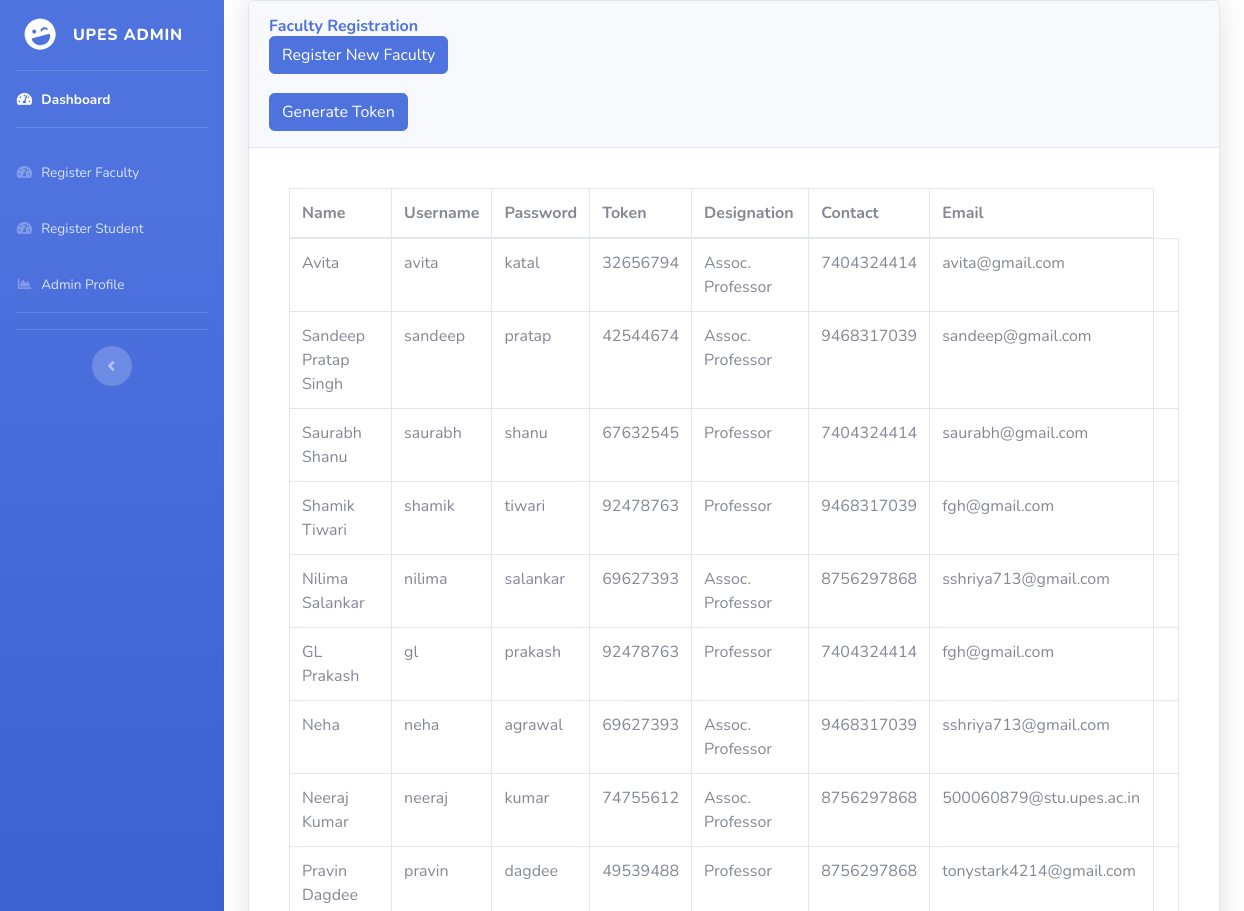
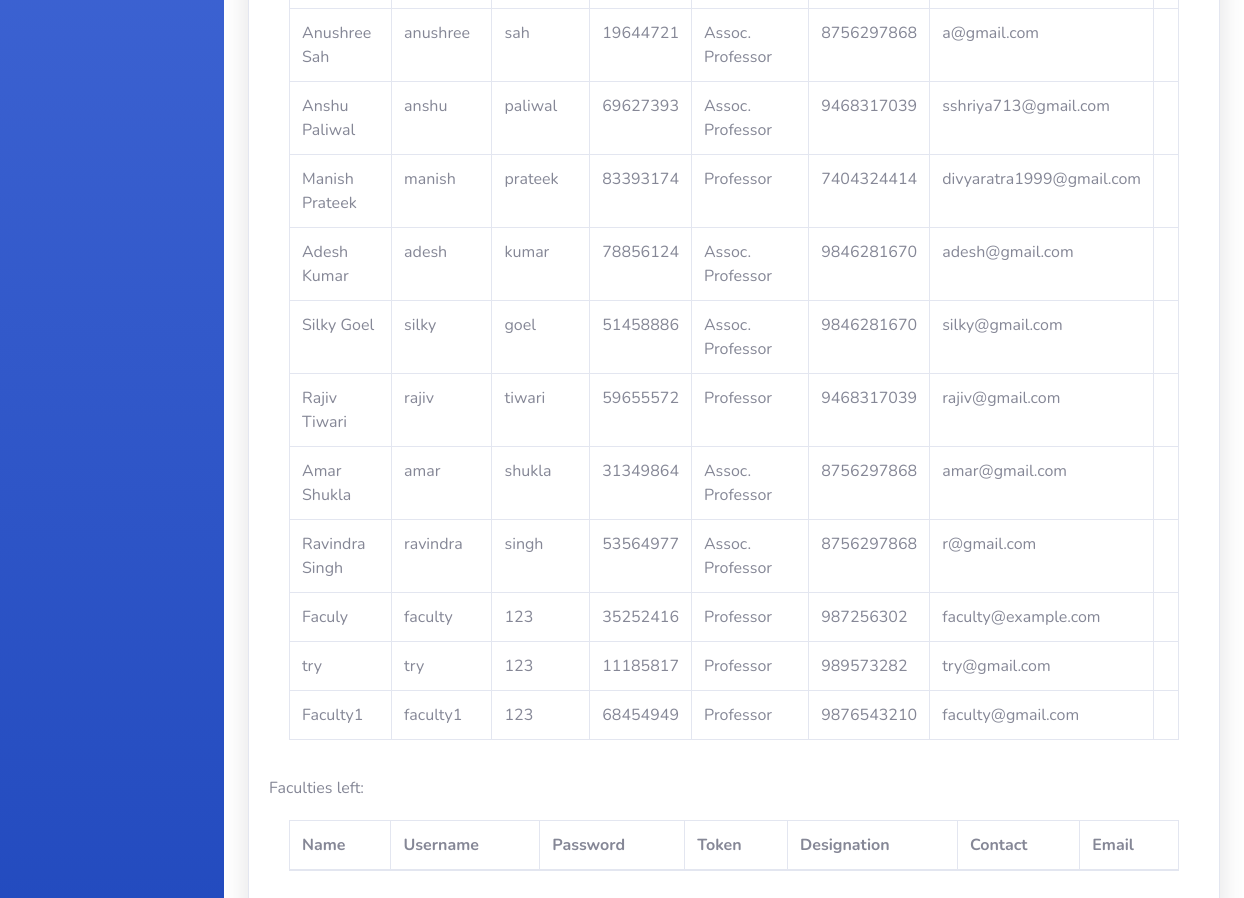
/admin/registerFaculty.php (signed in), run on the app's committed database (2 pictures, top to bottom).
### tables this page shows
CREATE TABLE `faculty` (
  `id` int(11) NOT NULL,
  `Name` varchar(60) NOT NULL,
  `Username` varchar(60) NOT NULL,
  `Password` varchar(60) NOT NULL,
  `Token` varchar(20) NOT NULL,
  `Designation` varchar(50) NOT NULL,
  `Contact` varchar(10) NOT NULL,
  `Email` varchar(80) NOT NULL,
  `Img` varchar(64) DEFAULT NULL,
  `Subject1` varchar(50) DEFAULT NULL,
  `Subject2` varchar(50) DEFAULT NULL,
  `c1` int(10) DEFAULT NULL,
  `c2` int(10) DEFAULT NULL,
  `status` int(10) DEFAULT NULL,
  `flag` int(11) NOT NULL,
  `counter` int(10) DEFAULT NULL,
  `counter2` int(10) DEFAULT NULL
);

### admin/registerFaculty.php (the view, shortened to what this page needs)
<?php
include('includes/header.php');
include('includes/navbar.php');
?>
<div class="container-fluid">
<div class="card shadow mb-4">
<div class="card-header py-3">
    <h6 class="m-0 font-weight-bold text-primary">Faculty Registration
	<br>
    <button type="button" class="btn btn-primary" data-toggle="modal" data-target="#addadminprofile">
  Register New Faculty
</button>
<br>
<br>
<form method="POST" action='hit.php'>
  <input type="submit" value="Generate Token" class="btn btn-primary" data-toggle="modal" >
</form>
    </h6>
</div>
<div class="card-body">
<div class="card-body">
    <div class="table-responsive">
      <?php
        $connection= mysqli_connect('localhost','root','');
        mysqli_select_db($connection,'minor');
		$flag=1;
        $query="select * from faculty where flag='$flag'";
        $result=mysqli_query($connection,$query);
      ?>
        <table class="table table-bordered" id="dataTable" width="100%" cellspacing="0">
            <thead>
            <tr>
                <th>Name</th>
                <th>Username</th>
                <th>Password</th>
                <th>Token</th>
                <th>Designation</th>
                <th>Contact</th>
                <th>Email</th>
            </tr>
            </thead>
            <tbody>
            <?php
                while($row= mysqli_fetch_assoc($result))
                {
             ?>
                <tr>
                    <td><?php echo $row['Name']; ?></td>
                    <td><?php echo $row['Username']; ?></td>
                    <td><?php echo $row['Password']; ?></td>
                    <td><?php echo $row['Token']; ?></td>
                    <td><?php echo $row['Designation']; ?></td>
                    <td><?php echo $row['Contact']; ?></td>
                    <td><?php echo $row['Email']; ?></td>
                    <td>
                    </td>
                </tr>
             <?php
                }
            ?>
            </tbody>
        </table>
        </div>
</div>
Faculties left:
<div class="card-body">
    <div class="table-responsive">
        <table class="table table-bordered" id="dataTable" width="100%" cellspacing="0">
            <thead>
            <tr>
                <th>Name</th>
                <th>Username</th>
                <th>Password</th>
                <th>Token</th>
                <th>Designation</th>
                <th>Contact</th>
                <th>Email</th>
            </tr>
            </thead>
        </table>
        </div>
</div>
</div>

### admin/includes/header.php (shortened to what this page needs)
<!DOCTYPE html>
<html lang="en">
<head>
  <link href="vendor/fontawesome-free/css/all.min.css" rel="stylesheet" type="text/css">
  <link href="css/sb-admin-2.min.css" rel="stylesheet">
</head>
<body id="page-top">
  <div id="wrapper">

### admin/includes/navbar.php (shortened to what this page needs)
 <ul class="navbar-nav bg-gradient-primary sidebar sidebar-dark accordion" id="accordionSidebar">
   <a class="sidebar-brand d-flex align-items-center justify-content-center" href="index.php">
     <div class="sidebar-brand-icon rotate-n-15">
       <i class="fas fa-laugh-wink"></i>
     </div>
     <div class="sidebar-brand-text mx-3">UPES Admin</div>
   </a>
   <hr class="sidebar-divider my-0">
   <li class="nav-item active">
     <a class="nav-link" href="index.php">
       <i class="fas fa-fw fa-tachometer-alt"></i>
       <span>Dashboard</span></a>
   </li>
   <hr class="sidebar-divider">
   <li class="nav-item ">
     <a class="nav-link" href="registerFaculty.php">
       <i class="fas fa-fw fa-tachometer-alt"></i>
       <span>Register Faculty</span></a>
   </li>
<li class="nav-item ">
     <a class="nav-link" href="registerStudent.php">
       <i class="fas fa-fw fa-tachometer-alt"></i>
       <span>Register Student</span></a>
   </li>
   <li class="nav-item">
     <a class="nav-link" href="register.php">
       <i class="fas fa-fw fa-chart-area"></i>
       <span>Admin Profile</span></a>
   </li>
   <hr class="sidebar-divider">
   <hr class="sidebar-divider d-none d-md-block">
   <div class="text-center d-none d-md-inline">
     <button class="rounded-circle border-0" id="sidebarToggle"></button>
   </div>
 </ul>

### data on the page
faculty: Name "Avita", Username "avita", Password "katal", Token "32656794", Designation "Assoc. Professor", Contact "7404324414", Email "avita@gmail.com"
faculty: Name "Sandeep Pratap Singh", Username "sandeep", Password "pratap", Token "42544674", Designation "Assoc. Professor", Contact "9468317039", Email "sandeep@gmail.com"
faculty: Name "Saurabh Shanu", Username "saurabh", Password "shanu", Token "67632545", Designation "Professor", Contact "7404324414", Email "saurabh@gmail.com"
faculty: Name "Shamik Tiwari", Username "shamik", Password "tiwari", Token "92478763", Designation "Professor", Contact "9468317039", Email "fgh@gmail.com"
faculty: Name "Nilima Salankar", Username "nilima", Password "salankar", Token "69627393", Designation "Assoc. Professor", Contact "8756297868", Email "sshriya713@gmail.com"
faculty: Name "GL Prakash", Username "gl", Password "prakash", Token "92478763", Designation "Professor", Contact "7404324414", Email "fgh@gmail.com"
faculty: Name "Neha", Username "neha", Password "agrawal", Token "69627393", Designation "Assoc. Professor", Contact "9468317039", Email "sshriya713@gmail.com"
faculty: Name "Neeraj Kumar", Username "neeraj", Password "kumar", Token "74755612", Designation "Assoc. Professor", Contact "8756297868", Email "500060879@stu.upes.ac.in"
faculty: Name "Pravin Dagdee", Username "pravin", Password "dagdee", Token "49539488", Designation "Professor", Contact "8756297868", Email "tonystark4214@gmail.com"
faculty: Name "Anushree Sah", Username "anushree", Password "sah", Token "19644721", Designation "Assoc. Professor", Contact "8756297868", Email "a@gmail.com"
faculty: Name "Anshu Paliwal", Username "anshu", Password "paliwal", Token "69627393", Designation "Assoc. Professor", Contact "9468317039", Email "sshriya713@gmail.com"
faculty: Name "Manish Prateek", Username "manish", Password "prateek", Token "83393174", Designation "Professor", Contact "7404324414", Email "divyaratra1999@gmail.com"
faculty: Name "Adesh Kumar", Username "adesh", Password "kumar", Token "78856124", Designation "Assoc. Professor", Contact "9846281670", Email "adesh@gmail.com"
faculty: Name "Silky Goel", Username "silky", Password "goel", Token "51458886", Designation "Assoc. Professor", Contact "9846281670", Email "silky@gmail.com"
faculty: Name "Rajiv Tiwari", Username "rajiv", Password "tiwari", Token "59655572", Designation "Professor", Contact "9468317039", Email "rajiv@gmail.com"
faculty: Name "Amar Shukla", Username "amar", Password "shukla", Token "31349864", Designation "Assoc. Professor", Contact "8756297868", Email "amar@gmail.com"
faculty: Name "Ravindra Singh", Username "ravindra", Password "singh", Token "53564977", Designation "Assoc. Professor", Contact "8756297868", Email "r@gmail.com"
faculty: Name "Faculy", Username "faculty", Password "123", Token "35252416", Designation "Professor", Contact "987256302", Email "faculty@example.com"
faculty: Name "try", Username "try", Password "123", Token "11185817", Designation "Professor", Contact "989573282", Email "try@gmail.com"
faculty: Name "Faculty1", Username "faculty1", Password "123", Token "68454949", Designation "Professor", Contact "9876543210", Email "faculty@gmail.com"
